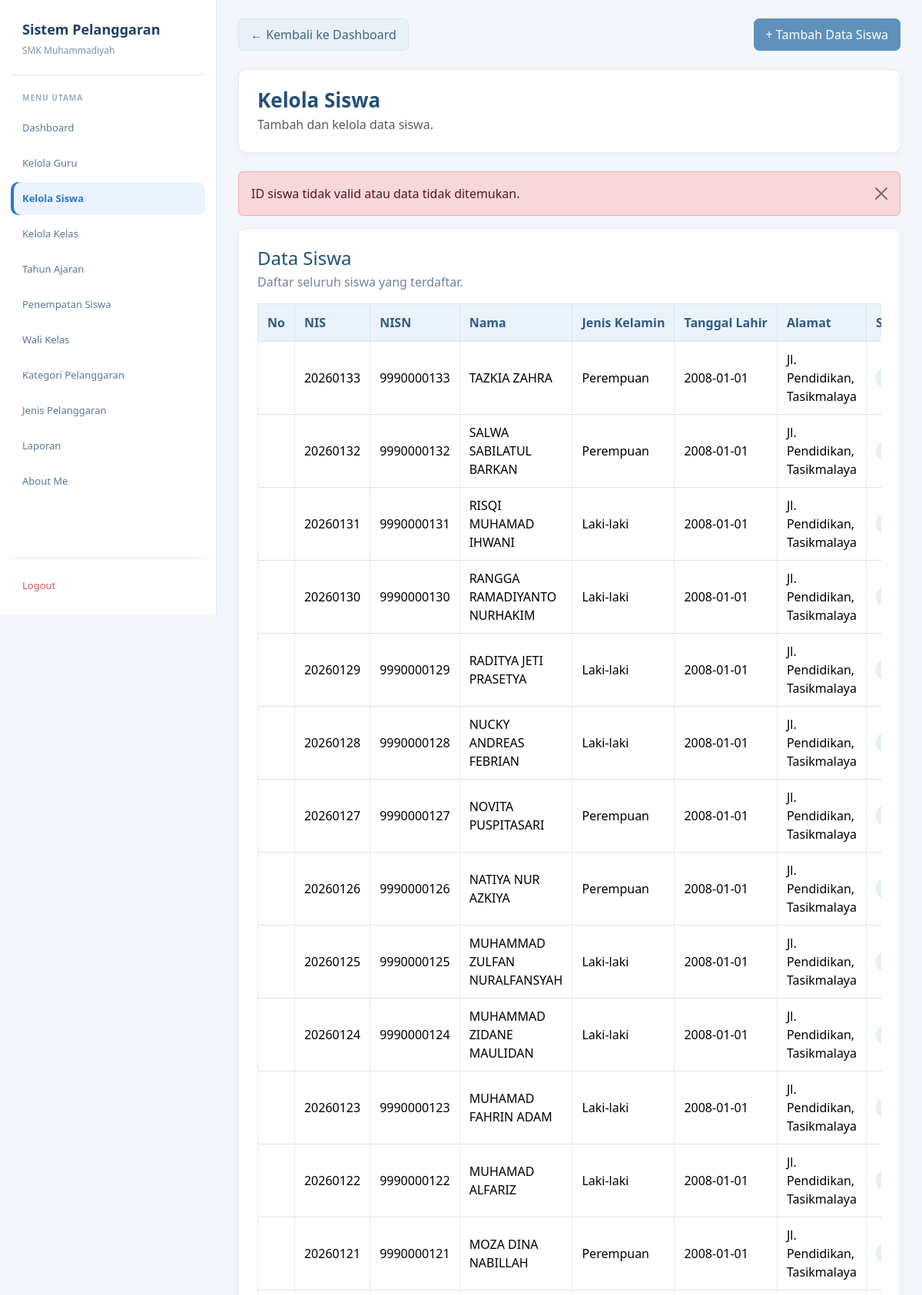
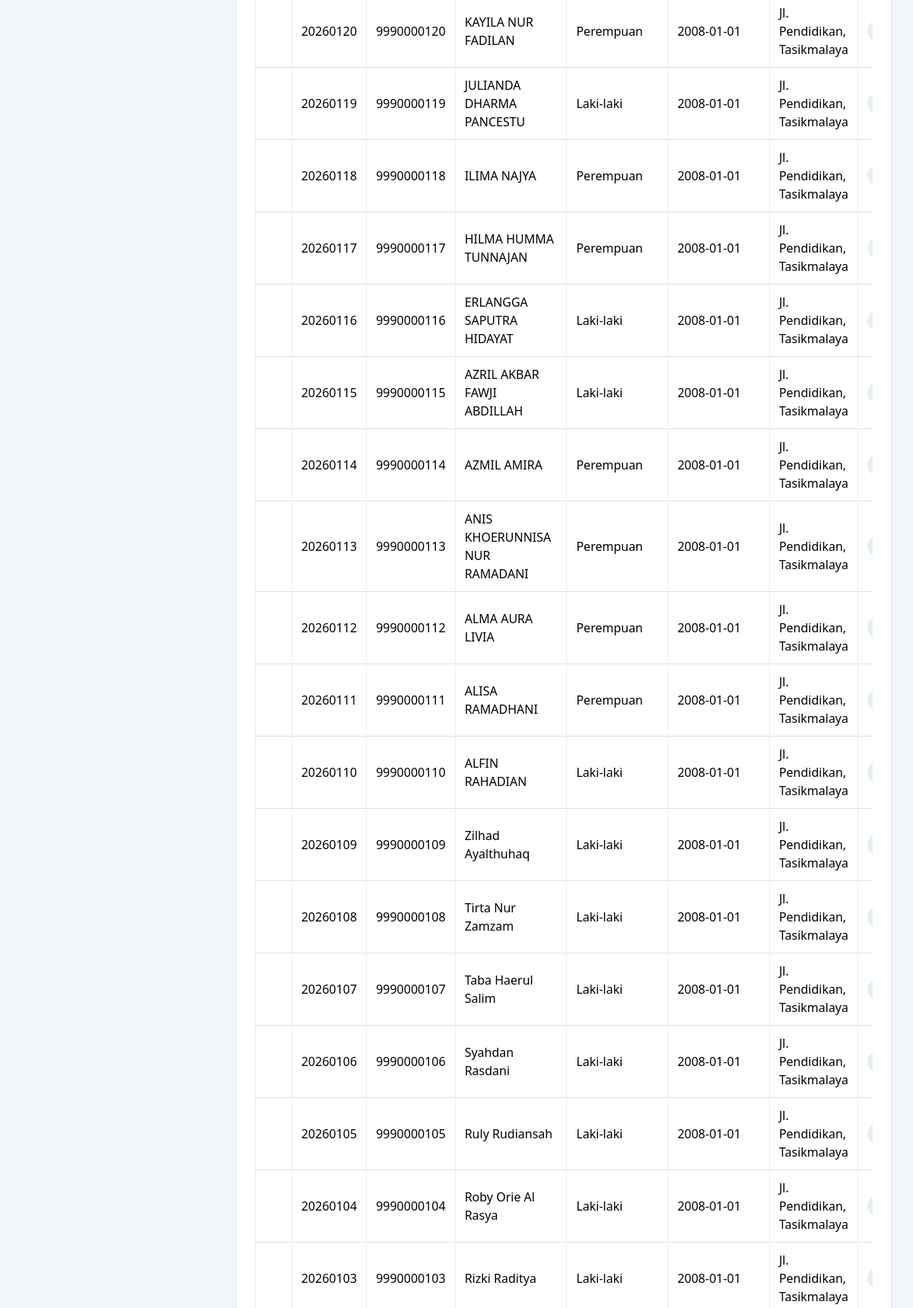
Page /admin/siswa.php?status=id_tidak_valid (signed in, upper part) on the committed database (2 pictures, top to bottom).
### tables this page shows
CREATE TABLE `t_siswa` (
  `id` int(11) NOT NULL,
  `nis` varchar(10) NOT NULL,
  `nisn` varchar(10) NOT NULL,
  `nama` varchar(150) NOT NULL,
  `jenis_kelamin` char(1) NOT NULL,
  `tanggal_lahir` date NOT NULL,
  `alamat` text NOT NULL,
  `status_aktif` tinyint(1) NOT NULL,
  `created_at` timestamp NULL DEFAULT current_timestamp(),
  `update_at` timestamp NULL DEFAULT current_timestamp()
);

### admin/siswa.php (the view, shortened to what this page needs)
<?php
require_once __DIR__ . '/../config/koneksi.php';
mysqli_set_charset($koneksi, 'utf8mb4');
function e($value): string
{
    return htmlspecialchars((string)($value ?? ''), ENT_QUOTES, 'UTF-8');
}
$pesan = '';
$jenisPesan = '';
$tampilkanForm = false;
$statusPesan = [
    'tambah_sukses' => ['Data siswa berhasil disimpan.', 'success'],
    'edit_sukses' => ['Data siswa berhasil diperbarui.', 'success'],
    'hapus_sukses' => ['Data siswa berhasil dihapus.', 'success'],
    'data_terkait' => ['Siswa tidak bisa dihapus karena masih memiliki data terkait.', 'warning'],
    'hapus_gagal' => ['Data siswa gagal dihapus. Periksa data terkait atau database.', 'danger'],
    'id_tidak_valid' => ['ID siswa tidak valid atau data tidak ditemukan.', 'danger'],
    'nis_duplikat' => ['NIS sudah digunakan oleh siswa lain. Gunakan NIS yang berbeda.', 'danger'],
    'nisn_duplikat' => ['NISN sudah digunakan oleh siswa lain. Gunakan NISN yang berbeda.', 'danger'],
];
if (isset($_GET['status']) && isset($statusPesan[$_GET['status']])) {
    [$pesan, $jenisPesan] = $statusPesan[$_GET['status']];
}
try {
    $query = mysqli_query(
        $koneksi,
        'SELECT
            id,
            nis,
            nisn,
            nama,
            jenis_kelamin,
            tanggal_lahir,
            alamat,
            status_aktif
         FROM t_siswa
         ORDER BY id DESC'
    );
} catch (mysqli_sql_exception $err) {
    $query = false;
    $pesan = 'Data siswa gagal dimuat. Periksa tabel dan kolom pada t_siswa.';
    $jenisPesan = 'danger';
}
?>
<!DOCTYPE html>
<html lang="id">
<head>
    <link href="https://cdn.jsdelivr.net/npm/bootstrap@5.3.8/dist/css/bootstrap.min.css" rel="stylesheet">
    <link href="https://cdn.datatables.net/2.3.4/css/dataTables.bootstrap5.min.css" rel="stylesheet">
</head>
<body>
<aside class="sidebar">
    <?php include __DIR__ . '/layout/sidebar.php'; ?>
</aside>
<main class="main">
    <div class="container py-4">
        <div class="d-flex flex-wrap justify-content-between align-items-center gap-2 mb-4">
            <a href="../dashboard.php" class="btn btn-secondary">
                &larr; Kembali ke Dashboard
            </a>
            <?php if (!$tampilkanForm): ?>
                <button
                    type="button"
                    class="btn btn-primary"
                    id="btnToggleSiswa"
                    aria-expanded="false"
                    aria-controls="formTambahSiswa"
                >
                    + Tambah Data Siswa
                </button>
            <?php endif; ?>
        </div>
        <div class="card mb-4">
            <div class="card-body">
                <h2 class="judul mb-1">Kelola Siswa</h2>
                <p class="text-muted mb-0">
                    Tambah dan kelola data siswa.
                </p>
            </div>
        </div>
        <?php if ($pesan !== ''): ?>
            <div class="alert alert-<?= e($jenisPesan); ?> alert-dismissible fade show" role="alert">
                <?= e($pesan); ?>
                <button
                    type="button"
                    class="btn-close"
                    data-bs-dismiss="alert"
                    aria-label="Tutup"
                ></button>
            </div>
        <?php endif; ?>
        <div class="card">
            <div class="card-body">
                <h4 class="mb-1">Data Siswa</h4>
                <p class="keterangan mb-3">
                    Daftar seluruh siswa yang terdaftar.
                </p>
                <div class="table-responsive">
                    <table
                        id="tabelSiswa"
                        class="table table-bordered table-hover align-middle w-100"
                    >
                        <thead>
                            <tr>
                                <th style="width:60px;">No</th>
                                <th>NIS</th>
                                <th>NISN</th>
                                <th>Nama</th>
                                <th>Jenis Kelamin</th>
                                <th>Tanggal Lahir</th>
                                <th>Alamat</th>
                                <th>Status</th>
                            </tr>
                        </thead>
                        <tbody>
                            <?php if ($query && mysqli_num_rows($query) > 0): ?>
                                <?php while ($siswa = mysqli_fetch_assoc($query)): ?>
                                    <tr>
                                        <td></td>
                                        <td>
                                            <?= e($siswa['nis']); ?>
                                        </td>
                                        <td>
                                            <?= e($siswa['nisn']); ?>
                                        </td>
                                        <td>
                                            <?= e($siswa['nama']); ?>
                                        </td>
                                        <td>
                                            <?php
                                            if ($siswa['jenis_kelamin'] === 'L') {
                                                echo 'Laki-laki';
                                            } elseif ($siswa['jenis_kelamin'] === 'P') {
                                                echo 'Perempuan';
                                            } else {
                                                echo '-';
                                            }
                                            ?>
                                        </td>
                                        <td>
                                            <?= e($siswa['tanggal_lahir']); ?>
                                        </td>
                                        <td>
                                            <?= e($siswa['alamat']); ?>
                                        </td>
                                        <td>
                                            <?php if ((int)$siswa['status_aktif'] === 1): ?>
                                                <span class="status-aktif">
                                                </span>
                                            <?php else: ?>
                                                <span class="status-nonaktif">
                                                    Tidak Aktif
                                                </span>
                                            <?php endif; ?>
                                        </td>
                                    </tr>
                                <?php endwhile; ?>
                            <?php endif; ?>
                        </tbody>
                    </table>
                </div>
            </div>
        </div>
    </div>
</main>
</body>
</html>

### admin/siswa.php (style rules this page uses)
:root { --blue: #2878cf; --blue-dark: #203e68; --blue-soft: #eaf3ff; --muted: #7890ad; --line: #dce9f8; }
* { box-sizing: border-box; }
body { margin: 0; background: #f3f7fc; color: #2f435a; font-family: "Segoe UI", Arial, sans-serif; font-size: 16px; }
a { text-decoration: none; }
.sidebar { position: fixed; left: 0; top: 0; width: 282px; height: 100vh; overflow-y: auto; background: #fff; border-right: 1px solid var(--line); padding: 25px 14px 16px; display: flex; flex-direction: column; z-index: 1000; }
.main { margin-left: 282px; min-height: 100vh; padding: 24px 28px 40px; }
.container { width: 100%; max-width: none !important; margin: 0 auto; padding: 0 !important; }
.judul, h4 { color: #234e78; }
.judul { font-size: 26px; font-weight: 700; }
.card { border: 1px solid #e1eaf4 !important; border-radius: 10px; box-shadow: 0 3px 12px rgba(35, 78, 120, .05) !important; }
.card-body { padding: 24px; }
.btn { border-radius: 7px; font-family: "Segoe UI", Arial, sans-serif; font-size: 16px; font-weight: 400; line-height: 1.5; padding: 8px 15px; transition: background-color .15s ease, border-color .15s ease; }
.btn-primary { --bs-btn-color: #fff; --bs-btn-bg: #5f91ba; --bs-btn-border-color: #5f91ba; --bs-btn-hover-color: #fff; --bs-btn-hover-bg: #4b7fa9; --bs-btn-hover-border-color: #4b7fa9; }
.btn-secondary { --bs-btn-bg: #e8f0f8; --bs-btn-border-color: #d8e5f1; --bs-btn-color: #426584; --bs-btn-hover-bg: #dceaf6; --bs-btn-hover-border-color: #cbddeb; --bs-btn-hover-color: #234e78; }
.table { color: #344b63; vertical-align: middle; margin-bottom: 0; font-size: 16px; }
.table thead th { background: #eaf2fa; color: #315b82; border-color: #dce7f1; font-weight: 600; padding: 12px; white-space: nowrap; }
.table tbody td { border-color: #e5edf5; padding: 11px 12px; }
.status-aktif, .status-nonaktif { display: inline-block; padding: 5px 10px; border-radius: 20px; font-size: 12px; font-weight: 600; white-space: nowrap; }
.status-aktif { background: #e4f3e9; color: #34734b; }
.keterangan { color: #71849a; font-size: 16px; }
.table-responsive { width: 100%; }

### rows in the picture
t_siswa: nis "20260133", nisn "9990000133", nama "TAZKIA ZAHRA", jenis_kelamin "Perempuan", tanggal_lahir "2008-01-01", alamat "Jl. Pendidikan, Tasikmalaya"
t_siswa: nis "20260132", nisn "9990000132", nama "SALWA SABILATUL BARKAN", jenis_kelamin "Perempuan", tanggal_lahir "2008-01-01", alamat "Jl. Pendidikan, Tasikmalaya"
t_siswa: nis "20260131", nisn "9990000131", nama "RISQI MUHAMAD IHWANI", jenis_kelamin "Laki-laki", tanggal_lahir "2008-01-01", alamat "Jl. Pendidikan, Tasikmalaya"
t_siswa: nis "20260130", nisn "9990000130", nama "RANGGA RAMADIYANTO NURHAKIM", jenis_kelamin "Laki-laki", tanggal_lahir "2008-01-01", alamat "Jl. Pendidikan, Tasikmalaya"
t_siswa: nis "20260129", nisn "9990000129", nama "RADITYA JETI PRASETYA", jenis_kelamin "Laki-laki", tanggal_lahir "2008-01-01", alamat "Jl. Pendidikan, Tasikmalaya"
t_siswa: nis "20260128", nisn "9990000128", nama "NUCKY ANDREAS FEBRIAN", jenis_kelamin "Laki-laki", tanggal_lahir "2008-01-01", alamat "Jl. Pendidikan, Tasikmalaya"
t_siswa: nis "20260127", nisn "9990000127", nama "NOVITA PUSPITASARI", jenis_kelamin "Perempuan", tanggal_lahir "2008-01-01", alamat "Jl. Pendidikan, Tasikmalaya"
t_siswa: nis "20260126", nisn "9990000126", nama "NATIYA NUR AZKIYA", jenis_kelamin "Perempuan", tanggal_lahir "2008-01-01", alamat "Jl. Pendidikan, Tasikmalaya"
t_siswa: nis "20260125", nisn "9990000125", nama "MUHAMMAD ZULFAN NURALFANSYAH", jenis_kelamin "Laki-laki", tanggal_lahir "2008-01-01", alamat "Jl. Pendidikan, Tasikmalaya"
t_siswa: nis "20260124", nisn "9990000124", nama "MUHAMMAD ZIDANE MAULIDAN", jenis_kelamin "Laki-laki", tanggal_lahir "2008-01-01", alamat "Jl. Pendidikan, Tasikmalaya"
t_siswa: nis "20260123", nisn "9990000123", nama "MUHAMAD FAHRIN ADAM", jenis_kelamin "Laki-laki", tanggal_lahir "2008-01-01", alamat "Jl. Pendidikan, Tasikmalaya"
t_siswa: nis "20260122", nisn "9990000122", nama "MUHAMAD ALFARIZ", jenis_kelamin "Laki-laki", tanggal_lahir "2008-01-01", alamat "Jl. Pendidikan, Tasikmalaya"
t_siswa: nis "20260121", nisn "9990000121", nama "MOZA DINA NABILLAH", jenis_kelamin "Perempuan", tanggal_lahir "2008-01-01", alamat "Jl. Pendidikan, Tasikmalaya"
t_siswa: nis "20260120", nisn "9990000120", nama "KAYILA NUR FADILAN", jenis_kelamin "Perempuan", tanggal_lahir "2008-01-01", alamat "Jl. Pendidikan, Tasikmalaya"
t_siswa: nis "20260119", nisn "9990000119", nama "JULIANDA DHARMA PANCESTU", jenis_kelamin "Laki-laki", tanggal_lahir "2008-01-01", alamat "Jl. Pendidikan, Tasikmalaya"
t_siswa: nis "20260118", nisn "9990000118", nama "ILIMA NAJYA", jenis_kelamin "Perempuan", tanggal_lahir "2008-01-01", alamat "Jl. Pendidikan, Tasikmalaya"
t_siswa: nis "20260117", nisn "9990000117", nama "HILMA HUMMA TUNNAJAN", jenis_kelamin "Perempuan", tanggal_lahir "2008-01-01", alamat "Jl. Pendidikan, Tasikmalaya"
t_siswa: nis "20260116", nisn "9990000116", nama "ERLANGGA SAPUTRA HIDAYAT", jenis_kelamin "Laki-laki", tanggal_lahir "2008-01-01", alamat "Jl. Pendidikan, Tasikmalaya"
t_siswa: nis "20260115", nisn "9990000115", nama "AZRIL AKBAR FAWJI ABDILLAH", jenis_kelamin "Laki-laki", tanggal_lahir "2008-01-01", alamat "Jl. Pendidikan, Tasikmalaya"
t_siswa: nis "20260114", nisn "9990000114", nama "AZMIL AMIRA", jenis_kelamin "Perempuan", tanggal_lahir "2008-01-01", alamat "Jl. Pendidikan, Tasikmalaya"
t_siswa: nis "20260113", nisn "9990000113", nama "ANIS KHOERUNNISA NUR RAMADANI", jenis_kelamin "Perempuan", tanggal_lahir "2008-01-01", alamat "Jl. Pendidikan, Tasikmalaya"
t_siswa: nis "20260112", nisn "9990000112", nama "ALMA AURA LIVIA", jenis_kelamin "Perempuan", tanggal_lahir "2008-01-01", alamat "Jl. Pendidikan, Tasikmalaya"
t_siswa: nis "20260111", nisn "9990000111", nama "ALISA RAMADHANI", jenis_kelamin "Perempuan", tanggal_lahir "2008-01-01", alamat "Jl. Pendidikan, Tasikmalaya"
t_siswa: nis "20260110", nisn "9990000110", nama "ALFIN RAHADIAN", jenis_kelamin "Laki-laki", tanggal_lahir "2008-01-01", alamat "Jl. Pendidikan, Tasikmalaya"
t_siswa: nis "20260109", nisn "9990000109", nama "Zilhad Ayalthuhaq", jenis_kelamin "Laki-laki", tanggal_lahir "2008-01-01", alamat "Jl. Pendidikan, Tasikmalaya"
t_siswa: nis "20260108", nisn "9990000108", nama "Tirta Nur Zamzam", jenis_kelamin "Laki-laki", tanggal_lahir "2008-01-01", alamat "Jl. Pendidikan, Tasikmalaya"
t_siswa: nis "20260107", nisn "9990000107", nama "Taba Haerul Salim", jenis_kelamin "Laki-laki", tanggal_lahir "2008-01-01", alamat "Jl. Pendidikan, Tasikmalaya"
t_siswa: nis "20260106", nisn "9990000106", nama "Syahdan Rasdani", jenis_kelamin "Laki-laki", tanggal_lahir "2008-01-01", alamat "Jl. Pendidikan, Tasikmalaya"
t_siswa: nis "20260105", nisn "9990000105", nama "Ruly Rudiansah", jenis_kelamin "Laki-laki", tanggal_lahir "2008-01-01", alamat "Jl. Pendidikan, Tasikmalaya"
t_siswa: nis "20260104", nisn "9990000104", nama "Roby Orie Al Rasya", jenis_kelamin "Laki-laki", tanggal_lahir "2008-01-01", alamat "Jl. Pendidikan, Tasikmalaya"
t_siswa: nis "20260103", nisn "9990000103", nama "Rizki Raditya", jenis_kelamin "Laki-laki", tanggal_lahir "2008-01-01", alamat "Jl. Pendidikan, Tasikmalaya"

### other values in the picture
$pesan "ID siswa tidak valid atau data tidak ditemukan."
